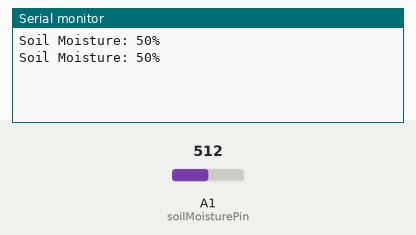
Recording of a sketch running on a simulated Arduino Uno, built with avr-gcc and run on an emulated ATmega328P. Parts: the last lines printed to the serial monitor. The inputs (shaded band) are chosen by the test bench; at power-on: A1 (soilMoisturePin) = 512.

Above: at 1.8 s.
1.9 s: A1 (soilMoisturePin) set to 716
At 2.6 s:
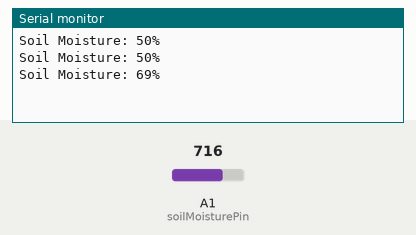
3.4 s: A1 (soilMoisturePin) set to 900
At 4.8 s:
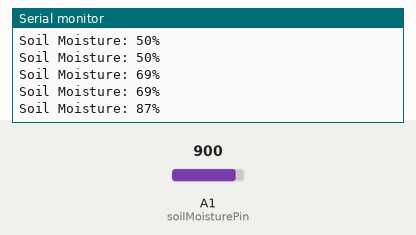
Timing chart, 0 to 6.4 s (numbered marks = the images above; inputs shaded):
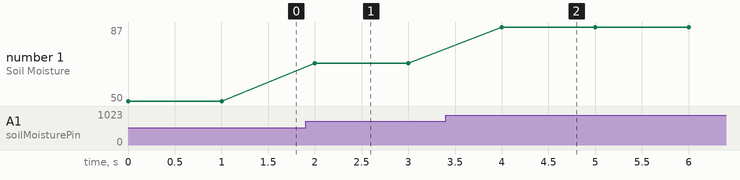

Measured:
- after the input at 1.9 s, the serial monitor: prints a new line after 0.10 s (image 1)
- after the input at 3.4 s, the serial monitor: prints a new line after 0.60 s (image 2)
- plotted number 1: 50 → 69 after the input at 1.9 s, 69 → 87 after the input at 3.4 s

The sketch:

soilmoisture.ino
```cpp
const int soilMoisturePin = 15; // Analog pin connected to the soil moisture sensor

void setup() {
  Serial.begin(9600); // Initialize serial communication
}

void loop() {
  int soilMoistureValue = analogRead(soilMoisturePin); // Read analog value from sensor
  int moisturePercentage = map(soilMoistureValue, 0, 1023, 0, 100); // Map the analog value to percentage (0-100)

  Serial.print("Soil Moisture: ");
  Serial.print(moisturePercentage);
  Serial.println("%");

  delay(1000); // Delay for readability, adjust as needed
}
```
